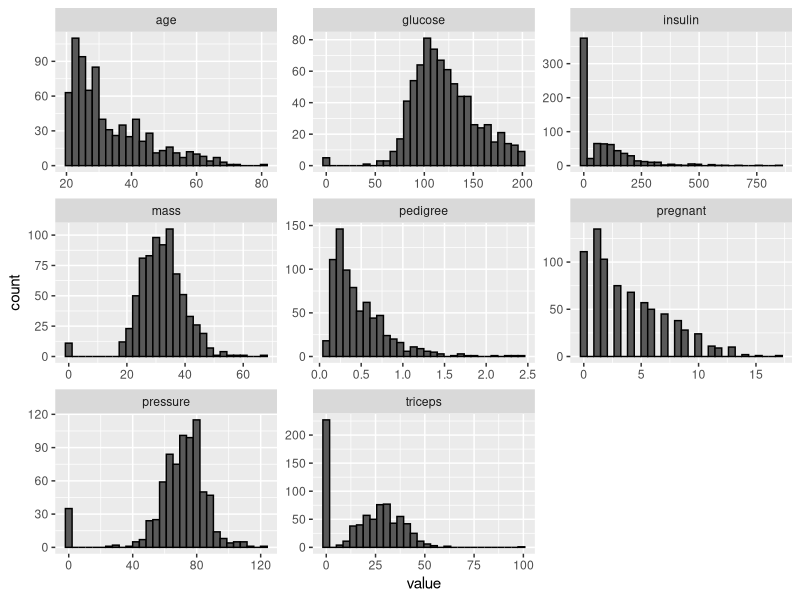
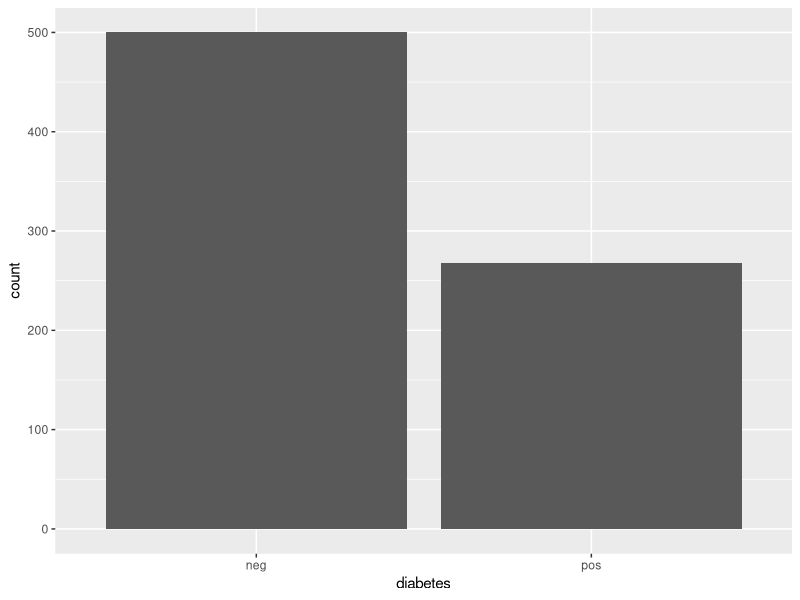
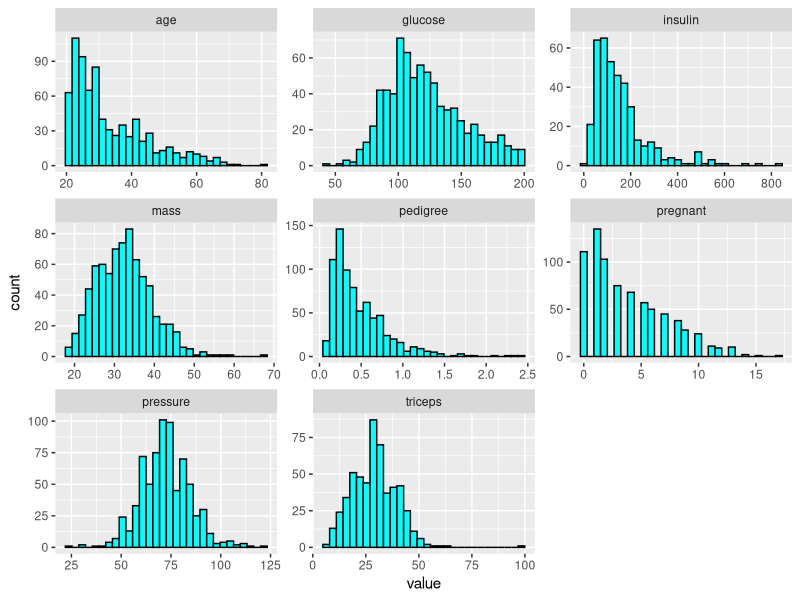

These charts were generated, in order, by the following R code: (Note: this script raises an error after producing the figures.)
## ---- chunk 1
# A custom function to install and load packages
install.custom <- function(package.name) {
  if (!(package.name %in% rownames(installed.packages()))) {
    install.packages(package.name)
  } else {
    print(paste0(package.name," ","is already installed"))
  }
  library(package.name, character.only = T)
}

install.custom("purrr")
list_package <- list("mlbench", "dplyr", "tidyverse", "ggplot2")
map(list_package, ~install.custom(.x))

data("PimaIndiansDiabetes") # Load the data 

data <- PimaIndiansDiabetes
## ---- chunk 2
data %>% dplyr::select_if(is.numeric) %>% 
  gather(key='field', value='value') %>%
  ggplot(aes(x=value)) + geom_histogram(color='black') +
  facet_wrap(~field, scales = 'free')
## ---- chunk 3
data %>% ggplot(aes(x=diabetes)) + geom_bar()
## ---- chunk 4
d1 <- data %>% select(-pregnant,-diabetes) %>% 
  map_dfr(~ifelse(.x==0,NA,.x))

data_clean <- cbind(d1, data %>% select(pregnant, diabetes))

data_clean %>% select_if(is.numeric) %>% 
  gather(key='key', value = 'value') %>% 
  ggplot(aes(x=value)) + geom_histogram(color='black', fill='cyan') +
  facet_wrap(~key, scales = 'free')
## ---- chunk 5
set.seed(101)

data_split <- initial_split(data_clean, prop=0.75)
